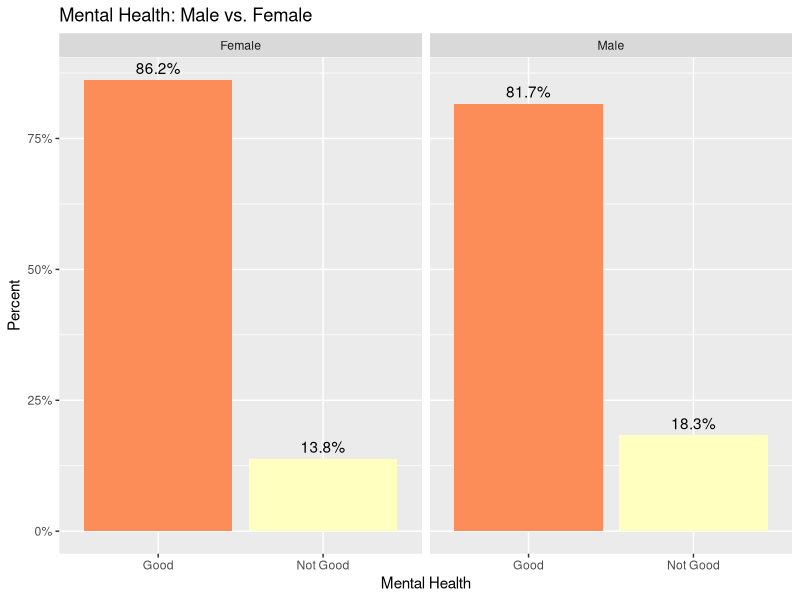
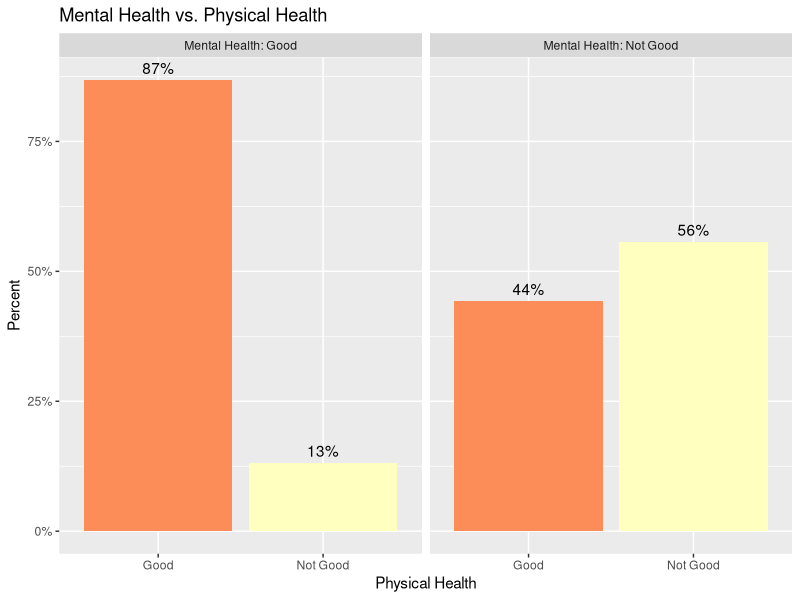
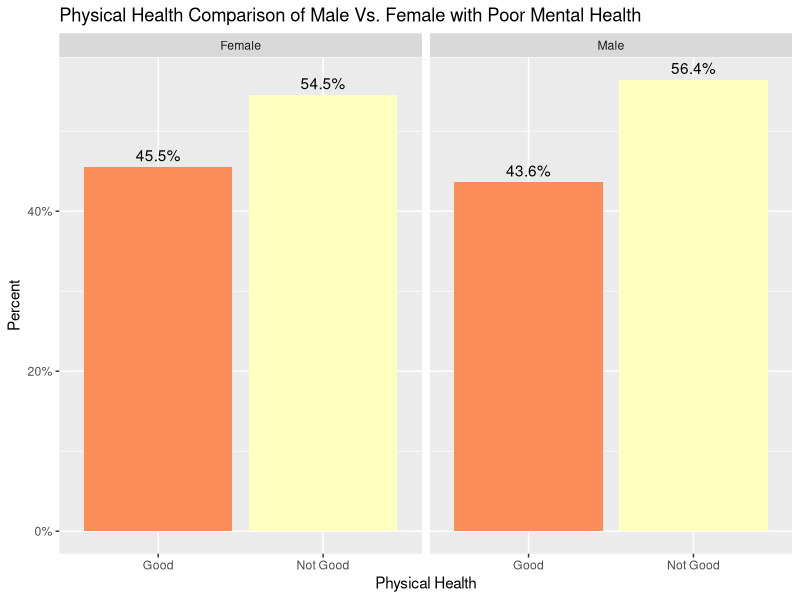
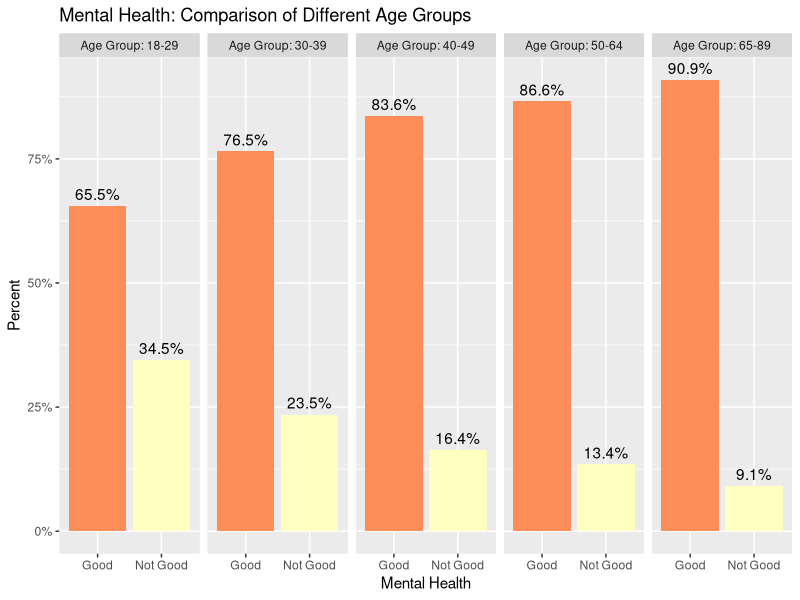
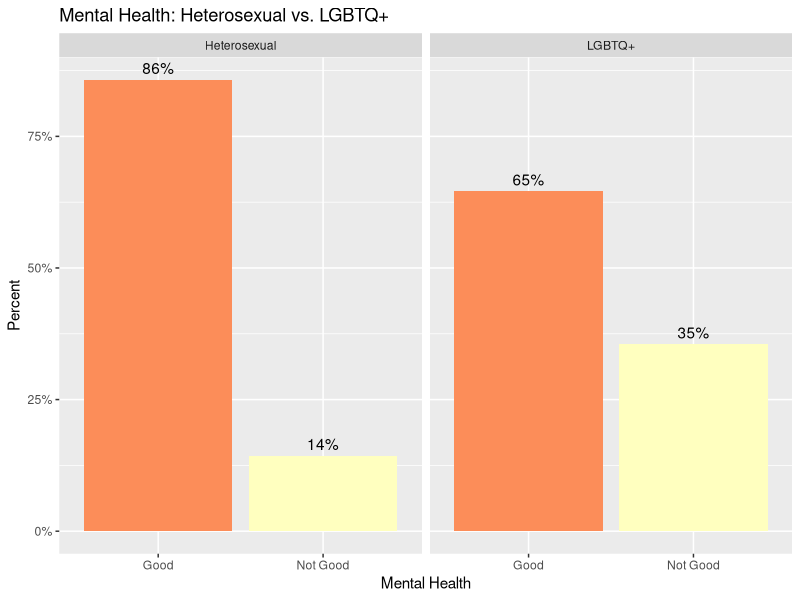
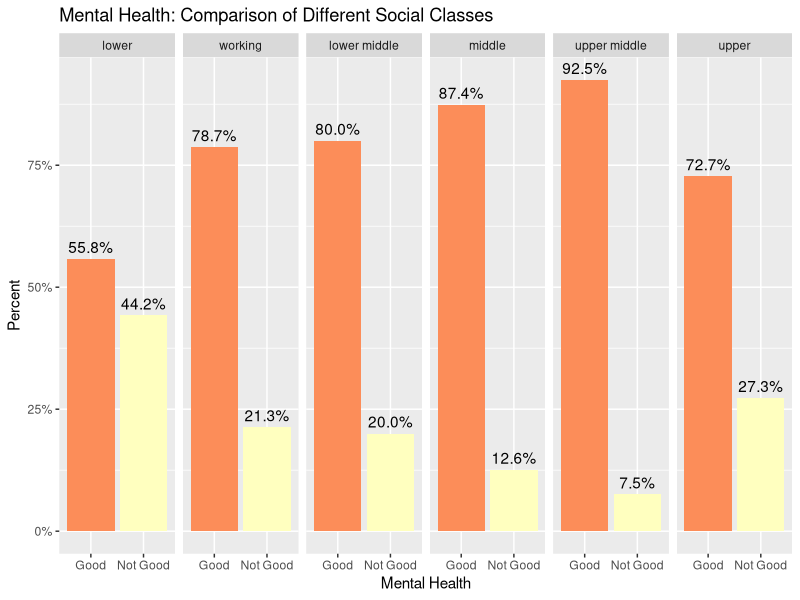
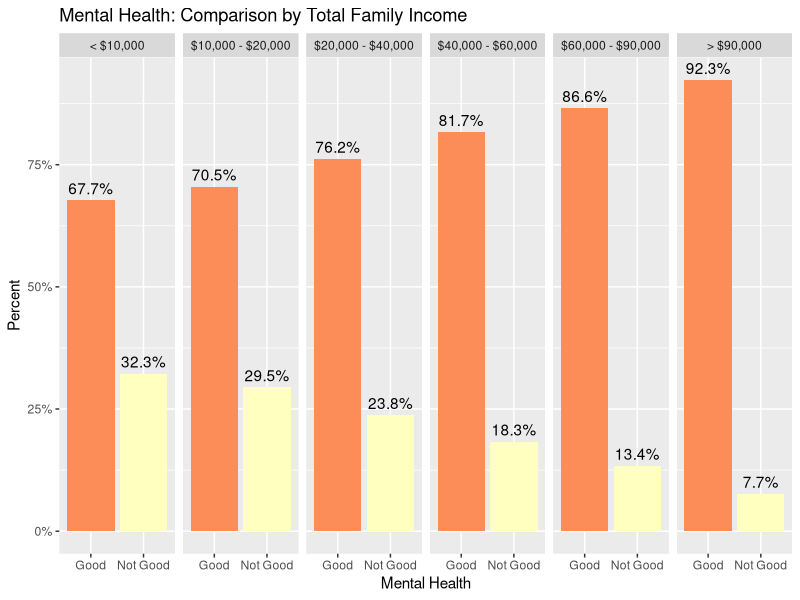
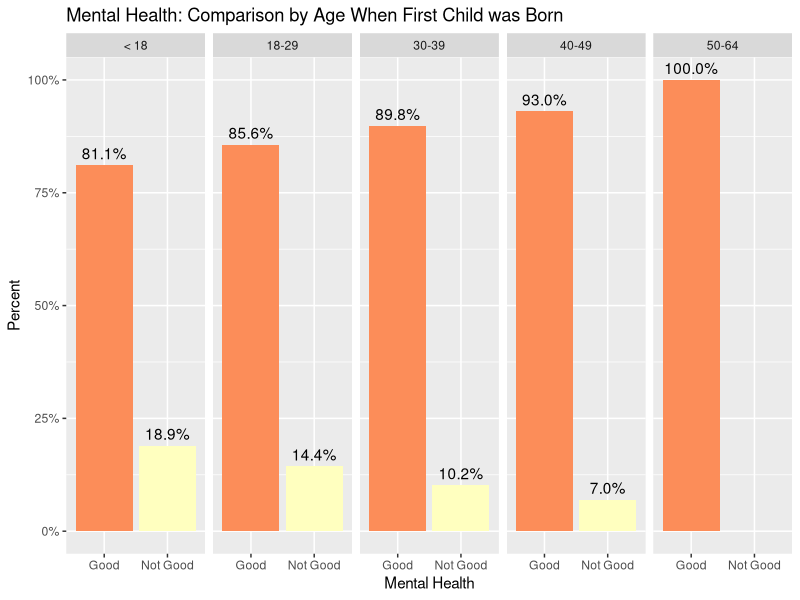

Reproduce these figures in R, in order.
## ---- chunk 1
knitr::opts_chunk$set(echo = TRUE)

####Workplace Setup####
library(tidyverse)
library(ggplot2)
library(dplyr)
library(haven)

raw_data <- haven::read_dta("../../inputs/data/2021_stata/gss2021.dta")

gss2021 <- raw_data
## ---- chunk 2
labels <- c("Female", "Male")
gss2021$sex_group <- cut(gss2021$sex, 2, labels = labels)

#Recoding mental health
# Changed good or better to 'Good'
# Change poor and fair to 'Not Good'
gss2021 <- gss2021 %>%
  mutate(`Mental Health` = case_when(
    hlthmntl == 1 ~ 'Good',
    hlthmntl == 2 ~ 'Good',
    hlthmntl == 3 ~ 'Good',
    hlthmntl == 4 ~ 'Not Good',
    hlthmntl == 5 ~ 'Not Good',
  ))

#=============================================================================
# Percent Graph - Mental health - Male Vs Female
gss2021 %>% filter(!is.na(`Mental Health`), !is.na(sex_group)) %>% ggplot(aes(x= `Mental Health`,  group=sex_group)) +
  geom_bar(aes(y = ..prop.., fill = factor(..x..)), stat="count") +
  geom_text(aes( label = scales::percent(..prop..),
                 y= ..prop.. ), stat= "count", vjust = -.5) +
  labs(y = "Percent", x = 'Mental Health', title = 'Mental Health: Male vs. Female') +
  facet_grid(~sex_group) +
  scale_y_continuous(labels = scales::percent) + theme(legend.position="none") + scale_fill_brewer(palette = "Spectral")

## ---- chunk 3

#Recoding physical health
gss2021 <- gss2021 %>%
  mutate(`Physical Health` = case_when(
    hlthphys == 1 ~ 'Good',
    hlthphys == 2 ~ 'Good',
    hlthphys == 3 ~ 'Good',
    hlthphys == 4 ~ 'Not Good',
    hlthphys == 5 ~ 'Not Good',
  ))

#=============================================================================

# Percent Graph Physical health - Good Mental health vs Bad Mental Health
gss2021 %>% filter(!is.na(`Mental Health`), !is.na(sex_group), !is.na(`Physical Health`)) %>%
  ggplot(aes(x= `Physical Health`,  group= `Mental Health`)) +
  geom_bar(aes(y = ..prop.., fill = factor(..x..)), stat="count") +
  geom_text(aes( label = scales::percent(..prop..),
                 y= ..prop.. ), stat= "count", vjust = -.5) +
  labs(y = "Percent", fill="Physical Health", x = 'Physical Health', title = "Mental Health vs. Physical Health" ) +
  facet_grid(~`Mental Health` , labeller = label_both) +
  scale_y_continuous(labels = scales::percent) + theme(legend.position="none") + scale_fill_brewer(palette = "Spectral")

## ---- chunk 4

# Percent Graph - Poor Mental health = Physical health within Sex_Group comparison
gss2021 %>% filter(!is.na(`Mental Health`), !is.na(sex_group), !is.na(`Physical Health`), `Mental Health` =='Not Good') %>%
  ggplot(aes(x= `Physical Health`,  group=sex_group)) +
  geom_bar(aes(y = ..prop.., fill = factor(..x..)), stat="count") +
  geom_text(aes( label = scales::percent(..prop..),
                 y= ..prop.. ), stat= "count", vjust = -.5) +
  labs(y = "Percent", x="Physical Health", title = "Physical Health Comparison of Male Vs. Female with Poor Mental Health") +
  facet_grid(~sex_group) +
  scale_y_continuous(labels = scales::percent) + theme(legend.position="none") + scale_fill_brewer(palette = "Spectral")

## ---- chunk 5

# Recording Age Group
gss2021 <- gss2021 %>%
  mutate(`Age Group` = case_when(
    age >= 18 & age <= 29 ~ '18-29',
    age >= 30 & age <=39~ '30-39',
    age >= 40 & age <=49~ '40-49',
    age >= 50 & age <=64~ '50-64',
    age >= 65 & age <=89~ '65-89'
  ))

#=============================================================================

# Percent Graph - Mental health (Age Group Analysis)
gss2021 %>% filter(!is.na(`Mental Health`),!is.na(`Age Group`)) %>%
  ggplot(aes(x= `Mental Health`,  group=`Age Group`)) +
  geom_bar(aes(y = ..prop.., fill = factor(..x..)), stat="count") +
  geom_text(aes( label = scales::percent(..prop..),
                 y= ..prop.. ), stat= "count", vjust = -.5) +
  labs(y = "Percent", x="Mental Health", title = "Mental Health: Comparison of Different Age Groups") +
  facet_grid(~`Age Group`, labeller = label_both) +
  scale_y_continuous(labels = scales::percent) + theme(legend.position="none") + scale_fill_brewer(palette = "Spectral")

## ---- chunk 6

# Recoding Sexual orientation

gss2021 <- gss2021 %>%
  mutate(sexual_orientation = case_when(
    sexornt == 1 ~ 'LGBTQ+',
    sexornt == 2 ~ 'LGBTQ+',
    sexornt == 3 ~ 'Heterosexual'
  ))

#=============================================================================

# Percent Graph - Mental health (Sexual Orientation Analysis)
gss2021 %>% filter(!is.na(`Mental Health`), !is.na(sexual_orientation)) %>%
  ggplot(aes(x= `Mental Health`,  group=sexual_orientation)) +
  geom_bar(aes(y = ..prop.., fill = factor(..x..)), stat="count") +
  geom_text(aes( label = scales::percent(..prop..),
                 y= ..prop.. ), stat= "count", vjust = -.5) +
  labs(y = "Percent", x="Mental Health", title = "Mental Health: Heterosexual vs. LGBTQ+") +
  facet_grid(~sexual_orientation) +
  scale_y_continuous(labels = scales::percent) + theme(legend.position="none") + scale_fill_brewer(palette = "Spectral")

## ---- chunk 7

gss2021 <- gss2021 %>%
  mutate(`Social Class` = case_when(
    class1 == 1 ~ "lower",
    class1 == 2 ~ "working",
    class1 == 3 ~ "lower middle",
    class1 == 4 ~ "middle",
    class1 == 5 ~ "upper middle",
    class1 == 6 ~ "upper"))

#=============================================================================
# 'Mental Health: Comparison of Different Social Classes'
gss2021 %>% filter(!is.na(`Mental Health`), !is.na(`Social Class`)) %>% ggplot(aes(x= `Mental Health`,  group= `Social Class`))+
  geom_bar(aes(y = ..prop.., fill = factor(..x..)), stat="count") +
  geom_text(aes( label = scales::percent(..prop..),
                 y= ..prop.. ), stat= "count", vjust = -.5) +
  labs(y = "Percent", fill="mntl_poor", title = 'Mental Health: Comparison of Different Social Classes') +
  facet_grid(~factor(`Social Class`, levels = c('lower', 'working','lower middle', 'middle', 'upper middle', 'upper'))) +
  scale_y_continuous(labels = scales::percent) + theme(legend.position="none") + scale_fill_brewer(palette = "Spectral")

## ---- chunk 8
# Recoding Family Income
gss2021 <- gss2021 %>% 
  mutate(Income = case_when(
    income16 <= 8 ~ "< $10,000",
    income16 <= 12 ~ "$10,000 - $20,000",
    income16 <= 17 ~ "$20,000 - $40,000",
    income16 <= 19 ~ "$40,000 - $60,000",
    income16 <= 21 ~ "$60,000 - $90,000",
    income16 > 21 ~ "> $90,000"))

#=============================================================================
# 'Mental Health: Comparison by Total Family Income'
gss2021 %>% filter(!is.na(`Mental Health`), !is.na(Income)) %>%  ggplot(aes(x= `Mental Health`,  group=Income))+
  geom_bar(aes(y = ..prop.., fill = factor(..x..)), stat="count") +
  geom_text(aes( label = scales::percent(..prop..),
                 y= ..prop.. ), stat= "count", vjust = -.5) +
  labs(y = "Percent" , title = 'Mental Health: Comparison by Total Family Income') +
  facet_grid(~factor(Income, levels = c('< $10,000', "$10,000 - $20,000", "$20,000 - $40,000", "$40,000 - $60,000", "$60,000 - $90,000", "> $90,000"))) +
  scale_y_continuous(labels = scales::percent) + theme(legend.position="none") + scale_fill_brewer(palette = "Spectral")

## ---- chunk 9
# Recoding Age when first kid is born
gss2021 <- gss2021 %>%
  mutate(`Kid Born` = case_when(
    agekdbrn < 18 ~ '< 18',
    agekdbrn >= 18 & agekdbrn <= 29 ~ '18-29',
    agekdbrn >= 30 & agekdbrn <=39~ '30-39',
    agekdbrn >= 40 & agekdbrn <=49~ '40-49',
    agekdbrn >= 50 & agekdbrn <=64~ '50-64',
    agekdbrn >= 65 & agekdbrn <=89~ '65-89'
  ))

#=============================================================================
#  "Mental Health: Comparison by age when first child was born"
gss2021 %>% filter(!is.na(`Mental Health`), !is.na(`Kid Born`))  %>% ggplot(aes(x= `Mental Health`,  group=`Kid Born`))+
  geom_bar(aes(y = ..prop.., fill = factor(..x..)), stat="count") +
  geom_text(aes( label = scales::percent(..prop..),
                 y= ..prop.. ), stat= "count", vjust = -.5) +
  labs(y = "Percent", title = "Mental Health: Comparison by Age When First Child was Born") +
  facet_grid(~`Kid Born`) +
  scale_y_continuous(labels = scales::percent) + theme(legend.position="none") + scale_fill_brewer(palette = "Spectral")

